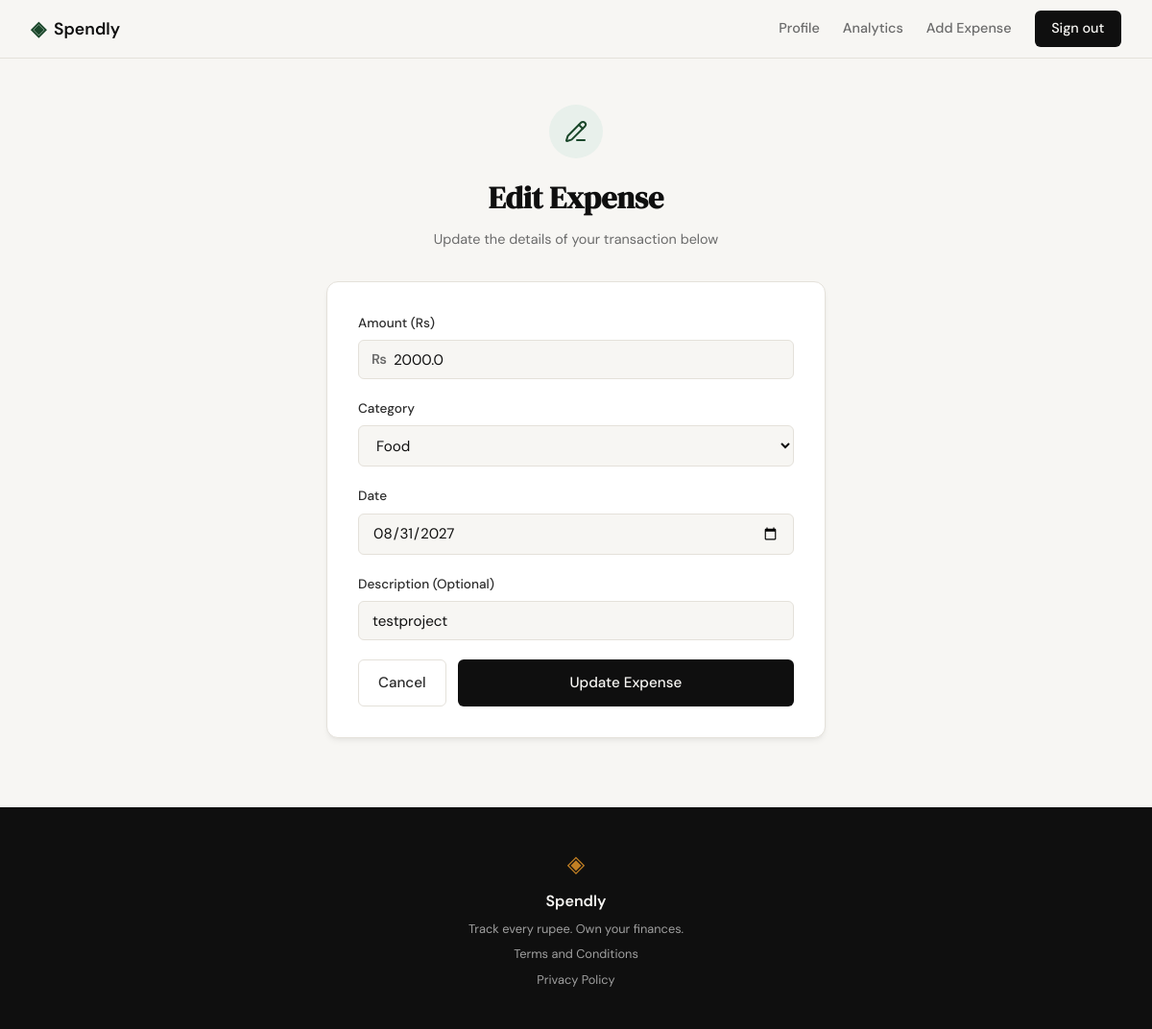
/expenses/64/edit (signed in), run on the app's committed database.
### tables this page shows
CREATE TABLE expenses (
                id INTEGER PRIMARY KEY AUTOINCREMENT,
                user_id INTEGER NOT NULL,
                amount REAL NOT NULL,
                category TEXT NOT NULL,
                date TEXT NOT NULL,
                description TEXT,
                created_at TEXT DEFAULT (datetime('now')),
                FOREIGN KEY (user_id) REFERENCES users (id)
            );

### app.py (the view, shortened to what this page needs)
@app.route("/expenses/<int:id>/edit", methods=["GET", "POST"])
def edit_expense(id):
    if not session.get("user_id"):
        flash("Please log in to access this page.", "error")
        return redirect(url_for("login"))
    user_id = session["user_id"]
    allowed_categories = ["Food", "Transport", "Bills", "Health", "Entertainment", "Shopping", "Other"]
    expense = get_expense_by_id(id, user_id)
    if not expense:
        return render_template("404.html"), 404
    return render_template("edit_expense.html",
                         expense=expense,
                         categories=allowed_categories)

### database/db.py (called while the page is built)
def get_db():
    conn = sqlite3.connect(DB_PATH)
    conn.row_factory = sqlite3.Row
    conn.execute("PRAGMA foreign_keys = ON")
    return conn

### database/queries.py (called while the page is built)
def get_expense_by_id(expense_id, user_id):
    with get_db() as conn:
        row = conn.execute(
            'SELECT id, amount, category, date, description FROM expenses WHERE id = ? AND user_id = ?',
            (expense_id, user_id)
        ).fetchone()
        return row

### templates/edit_expense.html (shortened to what this page needs)
{% extends "base.html" %}
{% block content %}
<div class="edit-expense-section">
    <div class="edit-expense-wrapper">
        <div class="edit-header">
            <div class="edit-header-icon">
                <i data-lucide="pencil-line"></i>
            </div>
            <h1 class="edit-title">Edit Expense</h1>
            <p class="edit-subtitle">Update the details of your transaction below</p>
        </div>
        <div class="edit-card">
            <form method="POST" action="{{ url_for('edit_expense', id=expense.id) }}">
                <div class="form-group">
                    <label for="amount">Amount (Rs)</label>
                    <div class="input-with-prefix">
                        <span class="input-prefix">₨</span>
                        <input type="number" id="amount" name="amount"
                               class="form-input" step="0.01" min="0.01" required
                               value="{{ expense.amount }}">
                    </div>
                </div>
                <div class="form-group">
                    <label for="category">Category</label>
                    <select id="category" name="category" class="form-input" required>
                        {% for cat in categories %}
                        <option value="{{ cat }}" {{ 'selected' if cat == expense.category }}>{{ cat }}</option>
                        {% endfor %}
                    </select>
                </div>
                <div class="form-group">
                    <label for="date">Date</label>
                    <input type="date" id="date" name="date" class="form-input" required
                           value="{{ expense.date }}">
                </div>
                <div class="form-group">
                    <label for="description">Description (Optional)</label>
                    <input type="text" id="description" name="description" class="form-input"
                           maxlength="200" value="{{ expense.description or '' }}" placeholder="e.g. Weekly groceries">
                </div>
                <div class="edit-actions">
                    <a href="{{ url_for('profile') }}" class="btn-back">Cancel</a>
                    <button type="submit" class="btn-update">Update Expense</button>
                </div>
            </form>
        </div>
    </div>
</div>
{% endblock %}

### static/css/style.css (style rules this page uses)
:root { --ink: #0f0f0f; --ink-soft: #2d2d2d; --ink-muted: #6b6b6b; --ink-faint: #a0a0a0; --paper: #f7f6f3; --paper-warm: #f0ede6; --paper-card: #ffffff; --accent: #1a472a; --accent-light: #e8f0eb; --accent-2: #c17f24; --accent-2-light: #fdf3e3; --danger: #c0392b; --danger-light: #fdecea; --border: #e4e1da; --border-soft: #eeebe4; --font-display: 'DM Serif Display', Georgia, serif; --font-body: 'DM Sans', system-ui, sans-serif; --max-width: 1200px; --auth-width: 440px; --radius-sm: 6px; --radius-md: 12px; --radius-lg: 20px; }
*, *::before, *::after { box-sizing: border-box; margin: 0; padding: 0; }
html { font-size: 16px; scroll-behavior: smooth; }
body { background: var(--paper); color: var(--ink); font-family: var(--font-body); font-size: 1rem; line-height: 1.6; -webkit-font-smoothing: antialiased; }
a { color: inherit; text-decoration: none; }
.form-group { margin-bottom: 1.25rem; }
.form-group label { display: block; font-size: 0.85rem; font-weight: 500; color: var(--ink-soft); margin-bottom: 0.4rem; }
.form-input { width: 100%; padding: 0.6rem 0.875rem; border: 1px solid var(--border); border-radius: var(--radius-sm); font-family: var(--font-body); font-size: 0.95rem; color: var(--ink); background: var(--paper); outline: none; transition: border-color 0.2s; }
.form-input::placeholder { color: var(--ink-faint); }

### templates/edit_expense.html (style rules this page uses)
.edit-expense-section { min-height: calc(100vh - 60px - 100px); display: flex; align-items: center; justify-content: center; padding: 3rem 2rem; }
.edit-expense-wrapper { width: 100%; max-width: 520px; }
.edit-header { text-align: center; margin-bottom: 2rem; }
.edit-header-icon { width: 56px; height: 56px; background: var(--accent-light); color: var(--accent); border-radius: 50%; display: inline-flex; align-items: center; justify-content: center; margin-bottom: 1rem; font-size: 1.5rem; }
.edit-title { font-family: var(--font-display); font-size: 2rem; color: var(--ink); margin-bottom: 0.35rem; }
.edit-subtitle { font-size: 0.9rem; color: var(--ink-muted); }
.edit-card { background: var(--paper-card); border: 1px solid var(--border); border-radius: var(--radius-md); padding: 2rem; margin-bottom: 1.5rem; box-shadow: 0 4px 6px -1px rgba(0,0,0,0.05), 0 2px 4px -1px rgba(0,0,0,0.03); }
.edit-card .form-group { margin-bottom: 1.25rem; }
.edit-card .form-group label { display: block; font-size: 0.85rem; font-weight: 500; color: var(--ink-soft); margin-bottom: 0.4rem; }
.edit-card .form-input { width: 100%; padding: 0.6rem 0.875rem; border: 1px solid var(--border); border-radius: var(--radius-sm); font-family: var(--font-body); font-size: 0.95rem; color: var(--ink); background: var(--paper); outline: none; transition: border-color 0.2s, box-shadow 0.2s; box-sizing: border-box; }
.edit-card .form-input::placeholder { color: var(--ink-faint); }
.input-with-prefix { position: relative; }
.input-prefix { position: absolute; left: 0.875rem; top: 50%; transform: translateY(-50%); font-size: 0.9rem; font-weight: 600; color: var(--ink-muted); pointer-events: none; }
.input-with-prefix .form-input { padding-left: 2.25rem; }
.edit-actions { display: flex; gap: 0.75rem; }
.btn-update { flex: 1; padding: 0.7rem; background: var(--ink); color: var(--paper); border: none; border-radius: var(--radius-sm); font-family: var(--font-body); font-size: 0.95rem; font-weight: 500; cursor: pointer; transition: background 0.2s, transform 0.15s; }
.btn-back { display: inline-flex; align-items: center; justify-content: center; padding: 0.7rem 1.25rem; background: transparent; color: var(--ink-soft); border: 1px solid var(--border); border-radius: var(--radius-sm); font-family: var(--font-body); font-size: 0.95rem; font-weight: 500; cursor: pointer; transition: all 0.2s; text-decoration: none; }

### data on the page
expenses: amount "2000.0", date "08/31/2027", description "testproject"

### other printed values
form field category "Food"
